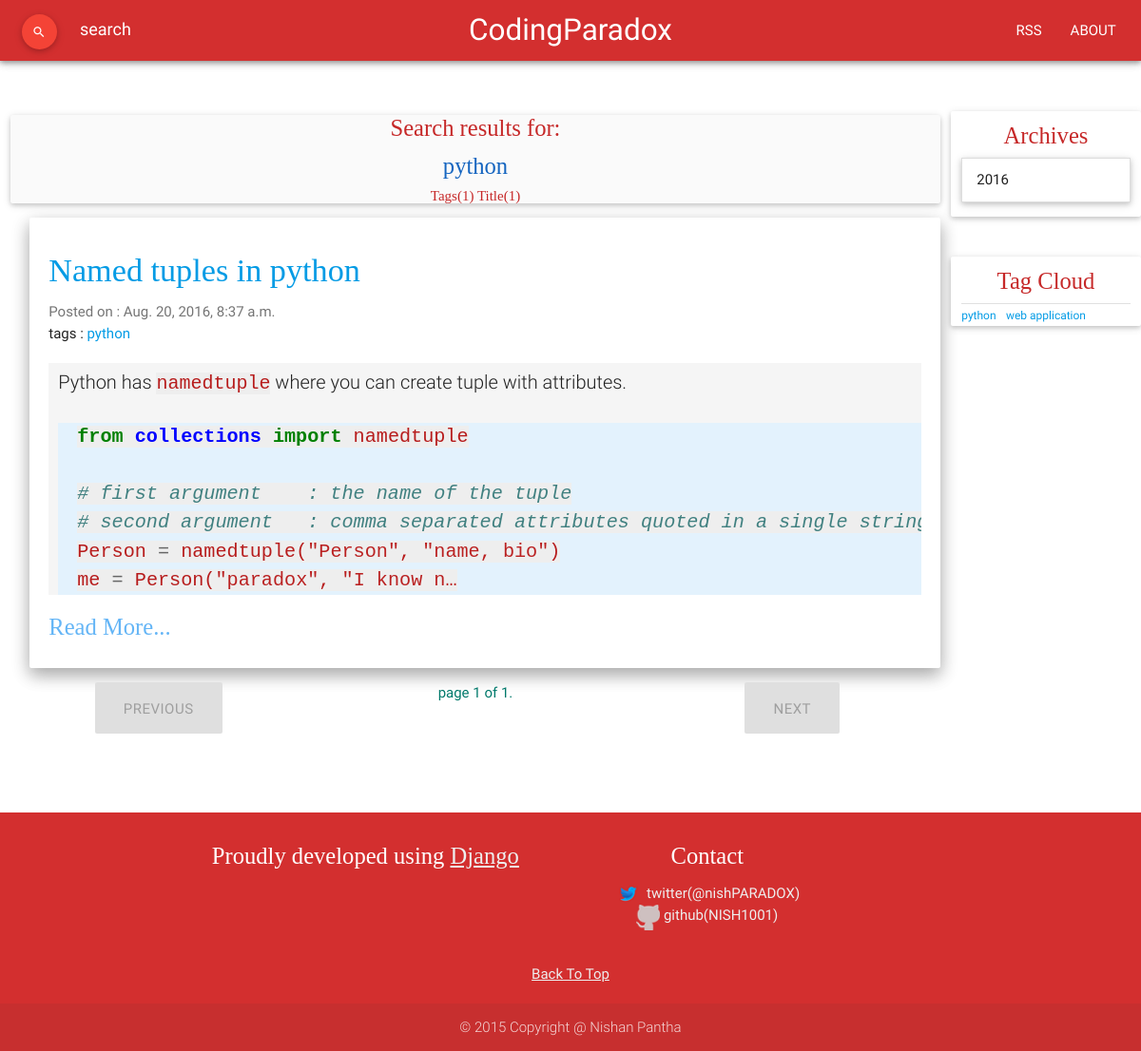
The page /blog/search/?query=python on the database its author committed.
### blog/models.py (models this page shows, shortened)
class Tag(models.Model):
    title = models.CharField(max_length=100, unique=True)
    def __str__(self):
        return self.title

class Entry(models.Model):
    title = models.CharField(max_length=200, unique=True)
    slug = models.SlugField(max_length=200, unique=True)
    body = models.TextField()
    created = models.DateTimeField(auto_now_add=True)
    modified = models.DateTimeField(auto_now=True)
    tags = models.ManyToManyField('Tag', blank=True)
    def __str__(self):
        return self.title
    class Meta:
        verbose_name = "Blog Entry"
        verbose_name_plural = "Blog Entries"
        ordering = ['-created']

### blog/views.py (the view, shortened to what this page needs)
class EntrySearch(View):
    def get(self, request):
        context = {}
        querystring = request.GET.get('query','').strip()
        query = Q()
        if not querystring:
            return HttpResponseRedirect(reverse('blog:index'))
        else:
            querystring = querystring.lower()
            query_list = re.split(r'\s+', querystring)
            temp = [ re.escape(string) for string in query_list]
            query_list = list(set(temp))
            '''
            # get possible words
            words_combinations = getSubsetList(query_list)
            word_list = []
            for x in words_combinations:
                if len(x)>0:
                    word_list.append(' '.join(x))
            '''
            regexstring = r'(' + '|' .join(query_list) + ')'
            entry_list = []
            '''
            for tagstr in query_list:
                tagobj= Tag.objects.filter(title=tagstr)
                if tagobj:
                    entryobj = Entry.objects.filter(tags = tagobj)
                    entry_list += entryobj

            entry_list = list(set(entry_list))
            entry_list = sorted(entry_list, key=lambda x: x.created, reverse=True)
            '''
            title_list= Entry.objects.filter(title__iregex=regexstring).distinct()
            tag_list= Entry.objects.filter(tags__title__iregex = regexstring).distinct()
            from itertools import chain
            entry_list = list(set(chain(title_list, tag_list)))
            entry_list = sorted(entry_list, key=lambda x: x.created, reverse=True)
            context['querystring'] = querystring
            context['query'] = querystring
            context['entries'] = entry_list
            context['entries_paginated'] = paginate(request, entry_list, item_per_page)
            context['title_list'] = title_list
            context['tag_list'] = tag_list
            return render(request, 'blog/searchresults.html', context)

### blog/context_processors.py (called while the page is built)
def calculateFonts(taglist):
    largest = taglist[0].num_entries
    smallest = taglist[len(taglist)-1].num_entries
    minimum = 1.0
    maximum = 2.5
    fontlist = []
    for tag in taglist:
        font = 0.8
        try:
            if tag.num_entries>0:
                font = log(tag.num_entries)/log(largest) * (maximum-minimum) + minimum
        except ZeroDivisionError:
            font = 0.8
        fontlist.append(font)
    return fontlist

def global_vars(request):
    context = {}
    entries = Entry.objects.all()
    context['global_entries'] = entries
    tags = Tag.objects.annotate(num_entries=Count('entry')).order_by('-num_entries')
    templist = {}
    temp = calculateFonts(tags)
    for index, scale in enumerate(temp):
        templist[tags[index].title] = scale
    context['tagcloud'] = templist
    return context

### blog/templatetags/encodeurl.py (called while the page is built)
@register.filter
def encodeurl(querytext):
    query_dict = {"query" : querytext}
    encoded = urlencode(query_dict)
    return encoded[6::]

### blog/templatetags/markdowntags.py (called while the page is built)
@register.filter
def markdownify(text):
    return markdown.markdown(text, extensions=["markdown.extensions.extra", "markdown.extensions.codehilite"] , safe_mode='escape')

### blog/templatetags/shuffle.py (called while the page is built)
@register.filter
def shuffle(arg):
    tmp = list(arg)[:]
    random.shuffle(tmp)
    return tmp

### blog/views.py (called while the page is built)
def paginate(request, result_list,  per_page):
    paginator = Paginator(result_list, per_page)
    page = request.GET.get("page")
    results = []
    try:
        results = paginator.page(page)
    except PageNotAnInteger:
        results = paginator.page(1)
    except EmptyPage:
            results = paginator.page(paginator.num_pages)
    return results

### blog/templates/blog/searchresults.html (shortened to what this page needs)
{% extends "blog/base.html" %}
{% load markdowntags %}
{% load encodeurl %}
{% block content %}
    {% if not entries_paginated %}
        <div class="card grey lighten-5">
            <h5 class="center-align red-text text-darken-3">no results for Query: </h5>
            <h5 class="center-align blue-text text-darken-3">{{querystring}}</span></h5>
        </div>
        <div class="card-panel">
            <h4 class="center-align grey-text text-darken-1">NO POST AVAILABLE</span></h4>
        </div>
    {% else %}
    <div class="card grey lighten-5">
        <h5 class="center-align red-text text-darken-3">Search results for: </h5>
        <h5 class="center-align blue-text text-darken-3">{{query}}</span></h5>
        <h6 class="center-align red-text text-darken-3">Tags({{ tag_list|length }}) Title({{ title_list|length }})</h6>
    </div>
    <ul id="search">
        {% for entry in entries_paginated %}
        <li>
        <div class="card-panel z-depth-2">
            <a href="{% url 'blog:entry_detail' slug=entry.slug  %}"><h4>{{entry}} </h4> </a>
            <span class="grey-text text-darken-1">Posted on : {{entry.created}}</span>
            <br/>
                tags :
                {% for tag in entry.tags.all %}
                    <a href=" {% url 'blog:entry_search' %}?query={{tag.title|encodeurl}}">{{tag}} </a> &nbsp;
                {% endfor %}
            <div class="blog-entry grey lighten-4 flow-text" style="padding-left: 10px;">
                {{ entry.body|markdownify|safe|truncatechars_html:300 }}
            </div>
            <a href="{% url 'blog:entry_detail' slug=entry.slug  %}"><h5 class="blue-text text-lighten-2">Read More... </h5> </a>
        </div>
        </li>
        {% endfor %}
    </ul>
    <div class="pagination">
        <div class="row center-align">
            <div class="col s12 m4">
                {% if entries_paginated.has_previous %}
                    <a href="?tag={{tag}}&amp;page={{ entries_paginated.previous_page_number }}" class="waves-effect waves-light btn-large red darken-2">previous</a>
                {% else %}
                    <a class="btn-large disabled">previous</a>
                {% endif %}
            </div>
            <div class="col s12 m4">
                <span class="teal-text text-darken-2">
                    page {{ entries_paginated.number }} of {{ entries_paginated.paginator.num_pages }}.
                </span>
            </div>
            <div class="col s12 m4">
                {% if entries_paginated.has_next %}
                    <a href="?tag={{tag}}&amp;page={{ entries_paginated.next_page_number }}" class="waves-effect waves-light btn-large red darken-2">next</a>
                {% else %}
                    <a class="btn-large disabled">next</a>
                {% endif %}
            </div>
        </div>
    </div>
    {% endif %}
{% endblock %}

### blog/templates/blog/base.html (shortened to what this page needs)
{% load staticfiles %}
{% load encodeurl %}
{% load shuffle %}
<!DOCTYPE html>
<html lang="en">
<head>
    <link href="{% static 'css/materialize.min.css' %}" type="text/css" rel="stylesheet">
    <link href="{% static 'css/blog.css' %}" type="text/css" rel="stylesheet">
    <link href="{% static 'css/codehilite.css' %}" type="text/css" rel="stylesheet">
</head>
<body>
    <nav>
        <div class="nav-wrapper z-depth-1 red darken-2">
            <div class="row">
                <div class="col s4 hide-on-med-and-down" id="desktop">
                    <form method="GET" action="{% url 'blog:entry_search' %}">
                        <div class="row">
                            <div class="col s1">
                                <button id="desktop-submit" class="mdi-action-search btn-floating btn-small waves-light red" type="submit" >
                                </button>
                            </div>
                            <div class="col s11">
                                <div class="input-field">
                                    <input id="desktop-search" type="text" placeholder="search" name="query" required>
                                </div>
                            </div>
                        </div>
                    </form>
                </div>
                <div class="col s8">
                    <a href="{% url 'blog:index' %}" class="brand-logo center">CodingParadox</a>
                    <ul class="right hide-on-med-and-down">
                        <li><a href="{% url 'blog:rss' %}">RSS</a></li>
                        <li><a href="{% url 'blog:about' %}">ABOUT</a></li>
                    </ul>
                </div>
            </div>
        </div>
    </nav>
    <div class="" style="width:100%;">
    <br/>
    <br/>
    <div class="row">
        <div class="col s12 l10 container">
            {% block content %}
            {% endblock %}
        </div>
        <div class="col s12 l2 container">
            <div class="row">
                <div class="col s12 card" id="archives">
                    <h5 class="red-text text-darken-3 center"> Archives </h5>
                    {% regroup global_entries by created|date:"Y" as year_list %}
                    <ul class="collapsible" data-collapsible="expandable">
                        {% for year in year_list %}
                            <li>
                                <div class="collapsible-header">{{year.grouper}}</div>
                                    {% regroup year.list by created|date:"F" as month_list %}
                            </li>
                        {% endfor %}
                    </ul>
                </div>
            </div>
            <div class="row">
                <div class="col s12 card" id="tagcloud">
                    <h5 class="red-text text-darken-3 center">Tag Cloud </h5>
                    <div class="divider"></div>
                    {% for tag,scale in tagcloud.items|shuffle %}
                        <a href=" {% url 'blog:entry_search' %}?query={{tag|encodeurl}}"
                            style="font-size: {{scale}}em"
                        >
                            {{tag}}
                        </a>
                    {% endfor %}
                </div>
            </div>
        </div>
    </div>
    <br/>
    </div>
    <footer class="page-footer red darken-2">
        <div class="container">
            <div class="row center-align">
                <div class="col l6 s12">
                    <h5 class="white-text">Proudly developed using
                        <a target="_blank" href="https://www.djangoproject.com/" class="grey-text text-lighten-3">
                            <u>Django</u>
                        </a>
                    </h5>
                </div>
                <div class="col l4 offset-12 s12">
                    <h5 class="white-text">Contact</h5>
                    <ul>
                        <li>
                            <a class="grey-text text-lighten-3" target='_blank'
                                href="http://twitter.com/nishPARADOX">
                                <img src = "{% static 'images/icons/twitter.png' %}" align="top" />
                                twitter(@nishPARADOX)
                            </a>
                        </li>
                        <li>
                        <a class="grey-text text-lighten-3" target='_blank'
                            href="https://github.com/NISH1001">
                            <img src = "{% static 'images/icons/github.png' %}" align="top" />
                            github(NISH1001)
                        </a>
                        </li>
                    </ul>
                </div>
            </div>
            <div class="row">
                <div class="col s12 center-align">
                    <a class="grey-text text-lighten-3" href="#"><u>Back To Top</u></a>
                </div>
            </div>
        </div>
        <div class="footer-copyright center-align">
            © 2015 Copyright @ Nishan Pantha
        </div>
    </footer>
</body>
</html>

### static/css/blog.css (style rules this page uses)
html { font-family: roboto, sans-serif; }
body { display: flex; min-height: 100vh; flex-direction: column; }
h1,h2,h3,h4,h5,h6 { font-family: serif; }
.codehilite pre { font-size: 0.8em; background: #e3f2fd; padding-left: 20px; padding-right: 20px; }
code { font-size: 1em; color: #b71c1c; background: #eeeeee; }
@media (min-width: 1001px) { .blog-entry p { line-height: 200%; font-size: 20px; } }
@media (min-width: 1001px) { .card-panel { margin-left: 20px; } }

### static/css/codehilite.css (style rules this page uses)
.o { color: #666666 }
.c1 { color: #408080; font-style: italic }
.kn { color: #008000; font-weight: bold }
.nn { color: #0000FF; font-weight: bold }
.w { color: #bbbbbb }
.s2 { color: #BA2121 }
.s1 { color: #BA2121 }

### rows shown on the page
Tag: title "python", tagcloud "python"
Entry: title "Named tuples in python", created "Aug. 20, 2016, 8:37 a.m.", body "Python has namedtuple where you can create tuple with attributes. from collections import namedtuple # first argument : the name of the tuple # second argument : comma separated attributes quoted in a single Person = namedtuple ( \"Person\" , \"name, bio\" ) me = Person ( \"paradox\" , \"I know n…"
Tag: tagcloud "web application"

### other values the page prints
{{ tag_list|length }} "1"
{{ title_list|length }} "1"
{{ entries_paginated.number }} "1"
{{ entries_paginated.paginator.num_pages }} "1"
{{ year.grouper }} "2016"
